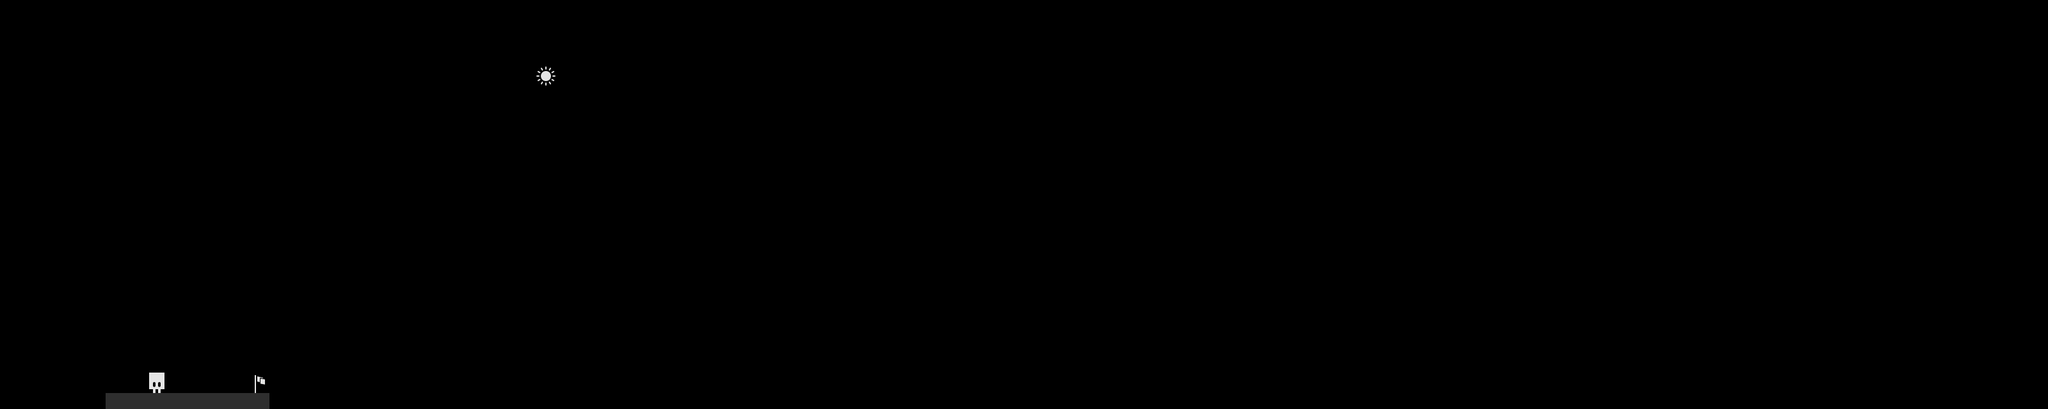

This is a level from a 2D game, rendered from its Tiled map with the project's own tilesets. A one-line summary and the complete map file follow:
An orthogonal 100x20 tile map with 32x32 px tiles, 1 tile layer (Tile Layer 1).

<map version="1.2" tiledversion="2019.03.13" orientation="orthogonal" renderorder="right-down" width="100" height="20" tilewidth="32" tileheight="32" infinite="0" nextlayerid="2" nextobjectid="1">
 <tileset firstgid="1" source="tiles2.tsx" />
 <layer id="1" name="Tile Layer 1" width="100" height="20" opacity="0.9" offsetx="133.333" offsety="103.03">
  <properties>
   <property name="title" value="ESC to see controls" />
  </properties>
  <data encoding="csv">
0,0,0,0,0,0,0,0,0,0,0,0,0,0,0,0,0,0,0,0,0,0,10,0,0,0,0,0,0,0,0,0,0,0,0,0,0,0,0,0,0,0,0,0,0,0,0,0,0,0,0,0,0,0,0,0,0,0,0,0,0,0,0,0,0,0,0,0,0,0,0,0,0,0,0,0,0,0,0,0,0,0,0,0,0,0,0,0,0,0,0,0,0,0,0,0,0,0,0,0,
0,0,0,0,0,0,0,0,0,0,0,0,0,0,0,0,0,0,0,0,0,0,0,0,0,0,0,0,0,0,0,0,0,0,0,0,0,0,0,0,0,0,0,0,0,0,0,0,0,0,0,0,0,0,0,0,0,0,0,0,0,0,0,0,0,0,0,0,0,0,0,0,0,0,0,0,0,0,0,0,0,0,0,0,0,0,0,0,0,0,0,0,0,0,0,0,0,0,0,0,
0,0,0,0,0,0,0,0,0,0,0,0,0,0,0,0,0,0,0,0,0,0,0,0,0,0,0,0,0,0,0,0,0,0,0,0,0,0,0,0,0,0,0,0,0,0,0,0,0,0,0,0,0,0,0,0,0,0,0,0,0,0,0,0,0,0,0,0,0,0,0,0,0,0,0,0,0,0,0,0,0,0,0,0,0,0,0,0,0,0,0,0,0,0,0,0,0,0,0,0,
0,0,0,0,0,0,0,0,0,0,0,0,0,0,0,0,0,0,0,0,0,0,0,0,0,0,0,0,0,0,0,0,0,0,0,0,0,0,0,0,0,0,0,0,0,0,0,0,0,0,0,0,0,0,0,0,0,0,0,0,0,0,0,0,0,0,0,0,0,0,0,0,0,0,0,0,0,0,0,0,0,0,0,0,0,0,0,0,0,0,0,0,0,0,0,0,0,0,0,0,
0,0,0,0,0,0,0,0,0,0,0,0,0,0,0,0,0,0,0,0,0,0,0,0,0,0,0,0,0,0,0,0,0,0,0,0,0,0,0,0,0,0,0,0,0,0,0,0,0,0,0,0,0,0,0,0,0,0,0,0,0,0,0,0,0,0,0,0,0,0,0,0,0,0,0,0,0,0,0,0,0,0,0,0,0,0,0,0,0,0,0,0,0,0,0,0,0,0,0,0,
0,0,0,0,0,0,0,0,0,0,0,0,0,0,0,0,0,0,0,0,0,0,0,0,0,0,0,0,0,0,0,0,0,0,0,0,0,0,0,0,0,0,0,0,0,0,0,0,0,0,0,0,0,0,0,0,0,0,0,0,0,0,0,0,0,0,0,0,0,0,0,0,0,0,0,0,0,0,0,0,0,0,0,0,0,0,0,0,0,0,0,0,0,0,0,0,0,0,0,0,
0,0,0,0,0,0,0,0,0,0,0,0,0,0,0,0,0,0,0,0,0,0,0,0,0,0,0,0,0,0,0,0,0,0,0,0,0,0,0,0,0,0,0,0,0,0,0,0,0,0,0,0,0,0,0,0,0,0,0,0,0,0,0,0,0,0,0,0,0,0,0,0,0,0,0,0,0,0,0,0,0,0,0,0,0,0,0,0,0,0,0,0,0,0,0,0,0,0,0,0,
0,0,0,0,0,0,0,0,0,0,0,0,0,0,0,0,0,0,0,0,0,0,0,0,0,0,0,0,0,0,0,0,0,0,0,0,0,0,0,0,0,0,0,0,0,0,0,0,0,0,0,0,0,0,0,0,0,0,0,0,0,0,0,0,0,0,0,0,0,0,0,0,0,0,0,0,0,0,0,0,0,0,0,0,0,0,0,0,0,0,0,0,0,0,0,0,0,0,0,0,
0,0,0,0,0,0,0,0,0,0,0,0,0,0,0,0,0,0,0,0,0,0,0,0,0,0,0,0,0,0,0,0,0,0,0,0,0,0,0,0,0,0,0,0,0,0,0,0,0,0,0,0,0,0,0,0,0,0,0,0,0,0,0,0,0,0,0,0,0,0,0,0,0,0,0,0,0,0,0,0,0,0,0,0,0,0,0,0,0,0,0,0,0,0,0,0,0,0,0,0,
0,0,0,0,0,0,0,0,0,0,0,0,0,0,0,0,0,0,0,0,0,0,0,0,0,0,0,0,0,0,0,0,0,0,0,0,0,0,0,0,0,0,0,0,0,0,0,0,0,0,0,0,0,0,0,0,0,0,0,0,0,0,0,0,0,0,0,0,0,0,0,0,0,0,0,0,0,0,0,0,0,0,0,0,0,0,0,0,0,0,0,0,0,0,0,0,0,0,0,0,
0,0,0,0,0,0,0,0,0,0,0,0,0,0,0,0,0,0,0,0,0,0,0,0,0,0,0,0,0,0,0,0,0,0,0,0,0,0,0,0,0,0,0,0,0,0,0,0,0,0,0,0,0,0,0,0,0,0,0,0,0,0,0,0,0,0,0,0,0,0,0,0,0,0,0,0,0,0,0,0,0,0,0,0,0,0,0,0,0,0,0,0,0,0,0,0,0,0,0,0,
0,0,0,0,0,0,0,0,0,0,0,0,0,0,0,0,0,0,0,0,0,0,0,0,0,0,0,0,0,0,0,0,0,0,0,0,0,0,0,0,0,0,0,0,0,0,0,0,0,0,0,0,0,0,0,0,0,0,0,0,0,0,0,0,0,0,0,0,0,0,0,0,0,0,0,0,0,0,0,0,0,0,0,0,0,0,0,0,0,0,0,0,0,0,0,0,0,0,0,0,
0,0,0,0,0,0,0,0,0,0,0,0,0,0,0,0,0,0,0,0,0,0,0,0,0,0,0,0,0,0,0,0,0,0,0,0,0,0,0,0,0,0,0,0,0,0,0,0,0,0,0,0,0,0,0,0,0,0,0,0,0,0,0,0,0,0,0,0,0,0,0,0,0,0,0,0,0,0,0,0,0,0,0,0,0,0,0,0,0,0,0,0,0,0,0,0,0,0,0,0,
0,0,0,0,0,0,0,0,0,0,0,0,0,0,0,0,0,0,0,0,0,0,0,0,0,0,0,0,0,0,0,0,0,0,0,0,0,0,0,0,0,0,0,0,0,0,0,0,0,0,0,0,0,0,0,0,0,0,0,0,0,0,0,0,0,0,0,0,0,0,0,0,0,0,0,0,0,0,0,0,0,0,0,0,0,0,0,0,0,0,0,0,0,0,0,0,0,0,0,0,
0,0,0,0,0,0,0,0,0,0,0,0,0,0,0,0,0,0,0,0,0,0,0,0,0,0,0,0,0,0,0,0,0,0,0,0,0,0,0,0,0,0,0,0,0,0,0,0,0,0,0,0,0,0,0,0,0,0,0,0,0,0,0,0,0,0,0,0,0,0,0,0,0,0,0,0,0,0,0,0,0,0,0,0,0,0,0,0,0,0,0,0,0,0,0,0,0,0,0,0,
0,0,0,5,0,0,0,0,8,0,0,0,0,0,0,0,0,0,0,0,0,0,0,0,0,0,0,0,0,0,0,0,0,0,0,0,0,0,0,0,0,0,0,0,0,0,0,0,0,0,0,0,0,0,0,0,0,0,0,0,0,0,0,0,0,0,0,0,0,0,0,0,0,0,0,0,0,0,0,0,0,0,0,0,0,0,0,0,0,0,0,0,0,0,0,0,0,0,0,0,
0,1,1,1,1,1,1,1,1,0,0,0,0,0,0,0,0,0,0,0,0,0,0,0,0,0,0,0,0,0,0,0,0,0,0,0,0,0,0,0,0,0,0,0,0,0,0,0,0,0,0,0,0,0,0,0,0,0,0,0,0,0,0,0,0,0,0,0,0,0,0,0,0,0,0,0,0,0,0,0,0,0,0,0,0,0,0,0,0,0,0,0,0,0,0,0,0,0,0,0,
0,0,0,0,0,0,0,0,0,0,0,0,0,0,0,0,0,0,0,0,0,0,0,0,0,0,0,0,0,0,0,0,0,0,0,0,0,0,0,0,0,0,0,0,0,0,0,0,0,0,0,0,0,0,0,0,0,0,0,0,0,0,0,0,0,0,0,0,0,0,0,0,0,0,0,0,0,0,0,0,0,0,0,0,0,0,0,0,0,0,0,0,0,0,0,0,0,0,0,0,
0,0,0,0,0,0,0,0,0,0,0,0,0,0,0,0,0,0,0,0,0,0,0,0,0,0,0,0,0,0,0,0,0,0,0,0,0,0,0,0,0,0,0,0,0,0,0,0,0,0,0,0,0,0,0,0,0,0,0,0,0,0,0,0,0,0,0,0,0,0,0,0,0,0,0,0,0,0,0,0,0,0,0,0,0,0,0,0,0,0,0,0,0,0,0,0,0,0,0,0,
0,0,0,0,0,0,0,0,0,0,0,0,0,0,0,0,0,0,0,0,0,0,0,0,0,0,0,0,0,0,0,0,0,0,0,0,0,0,0,0,0,0,0,0,0,0,0,0,0,0,0,0,0,0,0,0,0,0,0,0,0,0,0,0,0,0,0,0,0,0,0,0,0,0,0,0,0,0,0,0,0,0,0,0,0,0,0,0,0,0,0,0,0,0,0,0,0,0,0,0
</data>
 </layer>
</map>
